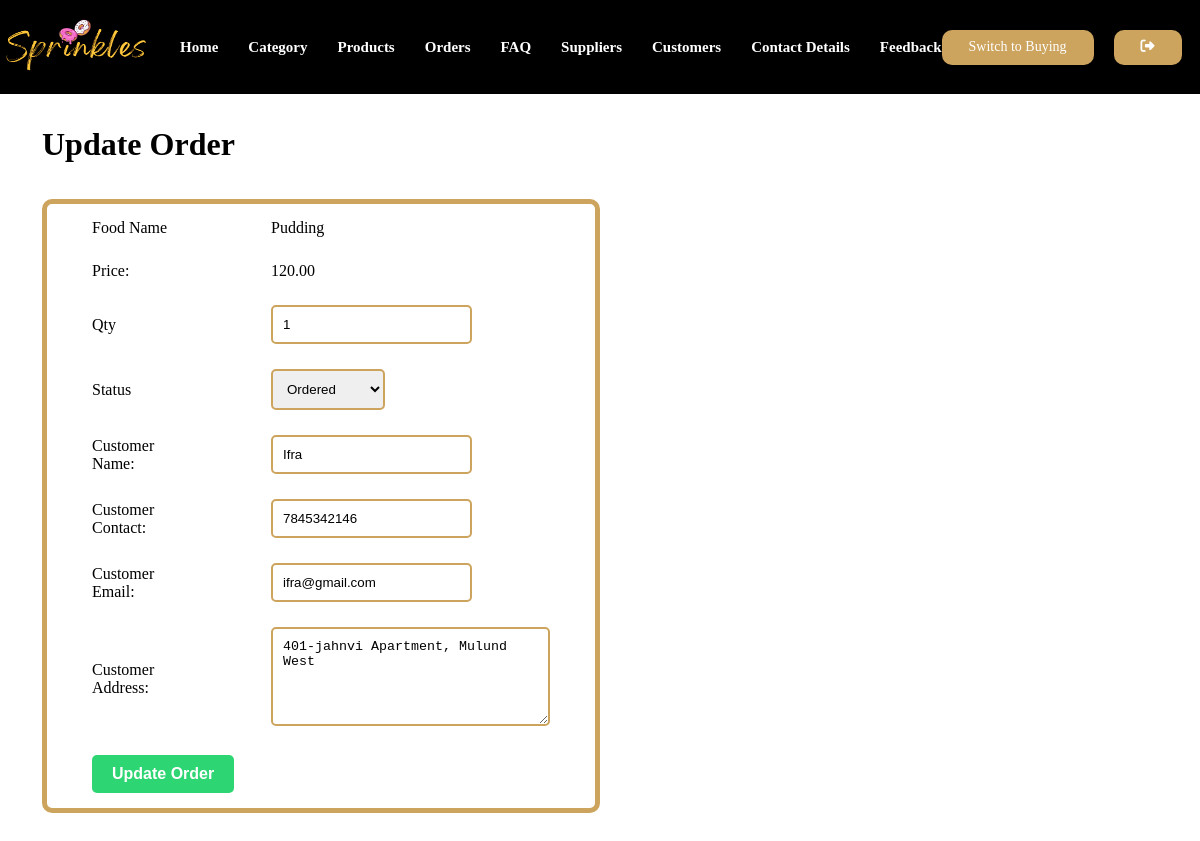
The page /admin/update-order.php?id=25 (signed in) on the database its author committed.
### tables this page shows
CREATE TABLE `tbl_order` (
  `id` int(10) UNSIGNED NOT NULL,
  `food` varchar(150) NOT NULL,
  `price` decimal(10,2) NOT NULL,
  `qty` int(11) NOT NULL,
  `total` decimal(10,2) NOT NULL,
  `order_date` datetime NOT NULL,
  `status` varchar(50) NOT NULL,
  `customer_name` varchar(150) NOT NULL,
  `customer_contact` varchar(150) NOT NULL,
  `customer_email` varchar(50) NOT NULL,
  `customer_address` varchar(255) NOT NULL,
  `supplier_username` varchar(50) DEFAULT NULL,
  `supplier_location` varchar(50) DEFAULT NULL
);

### admin/update-order.php (the view, shortened to what this page needs)
<?php include('partials/menuu.php');?>
<div class="main-content">
    <div class="wrapper">
        <h1>Update Order</h1><br><br>
        <?php
            if(isset($_GET['id']))
            {
                $id = $_GET['id'];
                $sql = "SELECT * FROM tbl_order WHERE id=$id";
                $res = mysqli_query($conn, $sql);
                $count = mysqli_num_rows($res);
                if($count==1)
                {
                    $row = mysqli_fetch_assoc($res);
                    $food = $row['food'];
                    $price = $row['price'];
                    $qty = $row['qty'];
                    $status = $row['status'];
                    $customer_name = $row['customer_name'];
                    $customer_contact = $row['customer_contact'];
                    $customer_email = $row['customer_email'];
                    $customer_address = $row['customer_address'];
                }
                else
                {
                    header('location:'.SITEURL.'admin/manage-order.php');
                }
            }
            else
            {
                header('location:'.SITEURL.'admin/manage-order.php');
            }
        ?>
        <form action="" method="POST">
            <table cellspacing="5px" class="tbl-50">
                <tr>
                    <td>Food Name</td>
                    <td><?php echo $food; ?></td>
                </tr>
                <tr>
                    <td>Price: </td>
                    <td><?php echo $price; ?></td>
                </tr>
                <tr>
                    <td>Qty</td>
                    <td>
                        <input type="number" name="qty" value="<?php echo $qty; ?>">
                    </td>
                </tr>
                <tr>
                    <td>Status</td>
                    <td>
                        <select name="status">
                            <option <?php if($status=="Ordered"){ echo "selected";} ?> value="Ordered">Ordered</option>
                        </select>
                    </td>
                </tr>
                <tr>
                    <td>Customer Name: </td>
                    <td>
                        <input type="text" name="customer_name" value="<?php echo $customer_name; ?>">
                    </td>
                </tr>
                <tr>
                    <td>Customer Contact: </td>
                    <td>
                        <input type="text" name="customer_contact" value="<?php echo $customer_contact; ?>">
                    </td>
                </tr>
                <tr>
                    <td>Customer Email: </td>
                    <td>
                        <input type="text" name="customer_email" value="<?php echo $customer_email; ?>">
                    </td>
                </tr>
                <tr>
                    <td>Customer Address: </td>
                    <td>
                        <textarea name="customer_address" cols="30" rows="5"><?php echo $customer_address; ?></textarea>
                    </td>
                </tr>
                <tr>
                    <td colspan="2">
                        <input type="submit" name="submit" value="Update Order" class="buttondesign green">
                    </td>
                </tr>
            </table>
        </form>
    </div>
</div>

### assets/css/admins.css (style rules this page uses)
:root { --heading1: 'Permanent Marker', cursive; --heading2: 'Barlow', sans-serif; --para: 'Roboto', sans-serif; --yellow: #cda45e; --brown: #151515; --black: #000; --white: #fff; --lightwhite: #d1d5db; }
* { padding: 0px; margin: 0px; box-sizing: border-box; }
.buttondesign { padding: 15px 30px; color: var(--white); text-decoration: none; font-size: 16px; font-weight: bold; background: var(--yellow); border-radius: 10px; display: inline-block; border: 2px solid var(--yellow); transition: 0.7s; }
.wrapper { padding: 1%; width: 95%; margin: 0 auto; }
table { border: 5px solid var(--yellow); border-radius: 10px; width: 100%; }
table tr td { text-align: center; padding: 25px 5px; }
table td .buttondesign { border-radius: 5px; padding: 10px 20px; border: 0px; }
.green { background-color: #2ed573; }
.tbl-50 { width: 50%; }
.tbl-50 input[type=text], textarea, input[type=number], select, input[type=file] { padding: 10px; border: 2px solid var(--yellow); border-radius: 5px; }
.tbl-50 tr td { text-align: left; padding: 10px 40px; }
.main-content { padding: 20px 0; }

### rows shown on the page
tbl_order: food "Pudding", price "120.00", qty "1", status "Ordered", customer_name "Ifra", customer_contact "7845342146", customer_email "ifra@gmail.com", customer_address "401-jahnvi Apartment, Mulund West"
